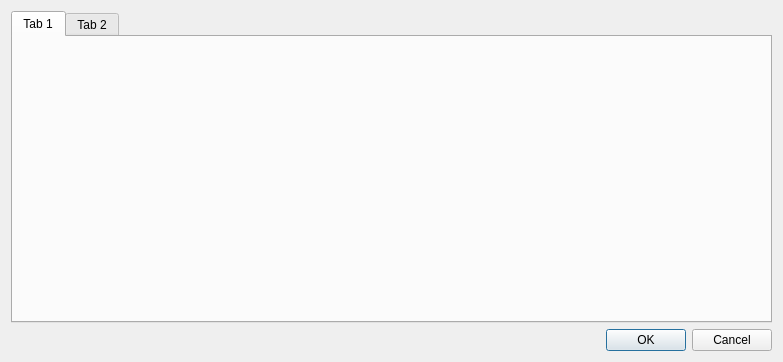
<?xml version="1.0" encoding="UTF-8"?>
<ui version="4.0">
 <class>OnlineSourceSheet</class>
 <widget class="QDialog" name="OnlineSourceSheet">
  <property name="geometry">
   <rect>
    <x>0</x>
    <y>0</y>
    <width>783</width>
    <height>362</height>
   </rect>
  </property>
  <property name="windowTitle">
   <string>Dialog</string>
  </property>
  <layout class="QHBoxLayout" name="horizontalLayout">
   <item>
    <layout class="QVBoxLayout" name="verticalLayout">
     <item>
      <widget class="QTabWidget" name="tabWidget">
       <property name="currentIndex">
        <number>0</number>
       </property>
       <widget class="QWidget" name="tab">
        <attribute name="title">
         <string>Tab 1</string>
        </attribute>
       </widget>
       <widget class="QWidget" name="tab_2">
        <attribute name="title">
         <string>Tab 2</string>
        </attribute>
        <widget class="QTableWidget" name="tableWidget">
         <property name="geometry">
          <rect>
           <x>110</x>
           <y>50</y>
           <width>421</width>
           <height>192</height>
          </rect>
         </property>
         <column>
          <property name="text">
           <string>c1</string>
          </property>
         </column>
         <column>
          <property name="text">
           <string>c2</string>
          </property>
         </column>
         <column>
          <property name="text">
           <string>c3</string>
          </property>
         </column>
        </widget>
       </widget>
      </widget>
     </item>
     <item>
      <widget class="QDialogButtonBox" name="buttonBox">
       <property name="orientation">
        <enum>Qt::Horizontal</enum>
       </property>
       <property name="standardButtons">
        <set>QDialogButtonBox::Cancel|QDialogButtonBox::Ok</set>
       </property>
      </widget>
     </item>
    </layout>
   </item>
  </layout>
 </widget>
 <resources/>
 <connections>
  <connection>
   <sender>buttonBox</sender>
   <signal>accepted()</signal>
   <receiver>OnlineSourceSheet</receiver>
   <slot>accept()</slot>
   <hints>
    <hint type="sourcelabel">
     <x>248</x>
     <y>254</y>
    </hint>
    <hint type="destinationlabel">
     <x>157</x>
     <y>274</y>
    </hint>
   </hints>
  </connection>
  <connection>
   <sender>buttonBox</sender>
   <signal>rejected()</signal>
   <receiver>OnlineSourceSheet</receiver>
   <slot>reject()</slot>
   <hints>
    <hint type="sourcelabel">
     <x>316</x>
     <y>260</y>
    </hint>
    <hint type="destinationlabel">
     <x>286</x>
     <y>274</y>
    </hint>
   </hints>
  </connection>
 </connections>
</ui>
